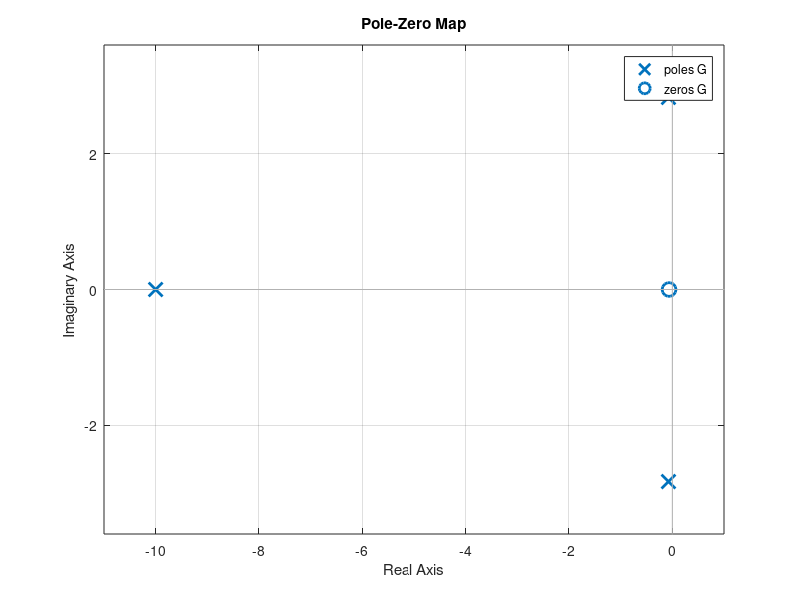
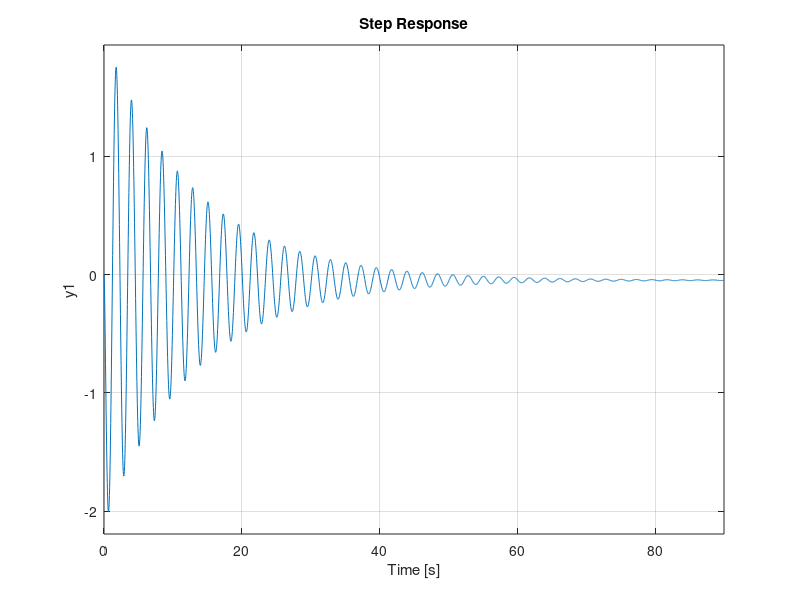
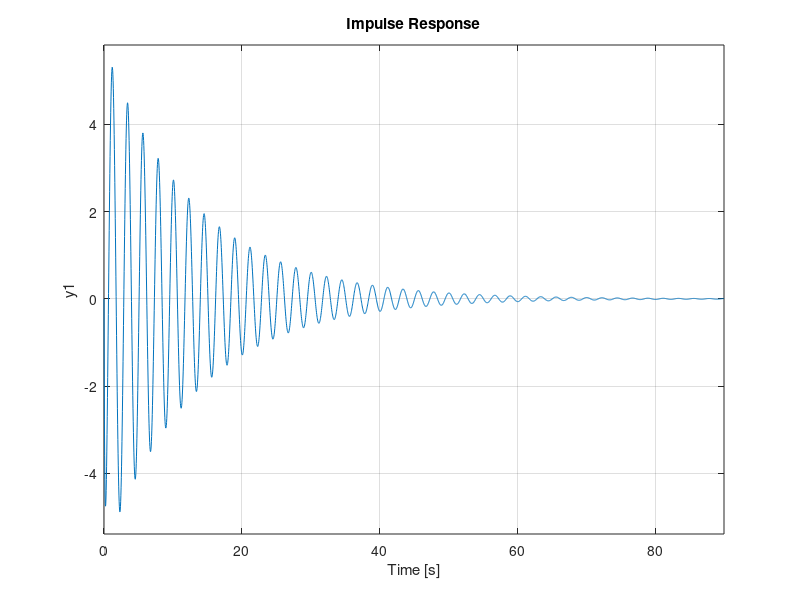
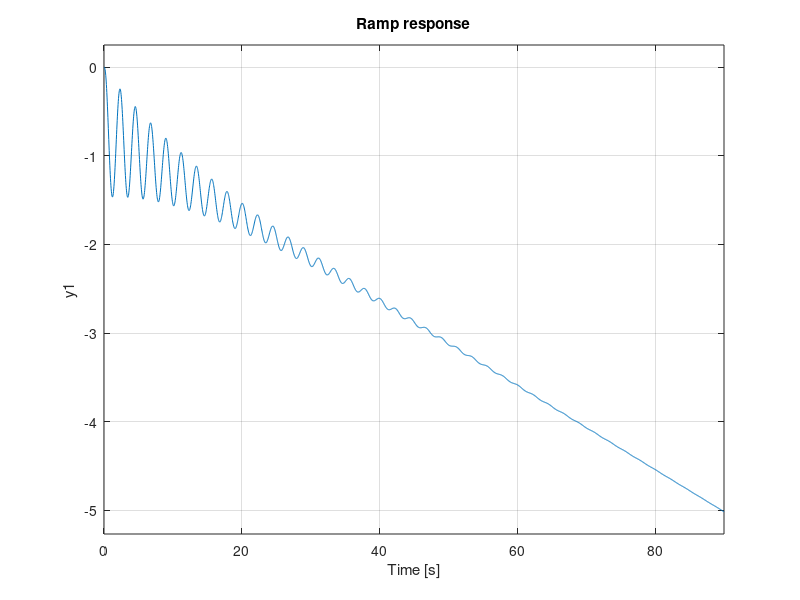

The MATLAB script that drew these images, in order: (Note: this script raises an error after producing the figures.)
%%
% *System analysis* problem 3
%%
% *OPEN LOOP* part a
%%
clear all; clc; close all; warning off;
A = [-0.09 1.0 -0.02; -8.0 -0.06 -6.0; 0 0 -10];
B = [0;0;10];
% Assuming rate of change of pitch angle as output

C = [0 1 0];
D = [0];

s=tf('s');

sys = ss(A,B,C,D)
[N, D] = ss2tf(A,B,C,D);
G = tf(N,D)
%%
figure(1)
pzmap(G)
grid on;
%%
figure(2)
step(G)
grid on;
%%
figure(3)
impulse(G)
grid on;
%%
figure(4)
step(G*(1/s))
title('Ramp response')
grid on;
%%
figure(5)
a=1;
impulse(G*(a/((s^2)+a^2)))
title('Sine response')
grid on;
%%
info=stepinfo(G)
%%
figure(6)
margin(G)
grid on;
%%
%Analysing the open loop simulation of the system we can say that this
%system is not stable system. If we see the step response, it takes 80s of
%time for settling which is not required. 
%%
% Closed loop - PID tuned
%%
%In this part of the problem, I designed PID controller for this system by
%using PID tuner apps in Matlab and by loading it to workspace, I plot
%everything again so that we can check the better performance compare to
%open loop system
load PIDC.mat
figure(7)
step(feedback(G*PIDC,1))
grid on;
%%
figure(8)
impulse(feedback(G*PIDC,1))
grid on;
%%
figure(9)
step(feedback(G*PIDC,1)*(1/s))
title('Ramp response')
grid on;
%%
figure(10)
a=1;
impulse(feedback(G*PIDC,1)*(a/((s^2)+a^2)))
title('Sine response')
grid on;
%%
info=stepinfo(feedback(G*PIDC,1))
%%
figure(11)
margin(feedback(G*PIDC,1))
grid on;
%%
PIDC